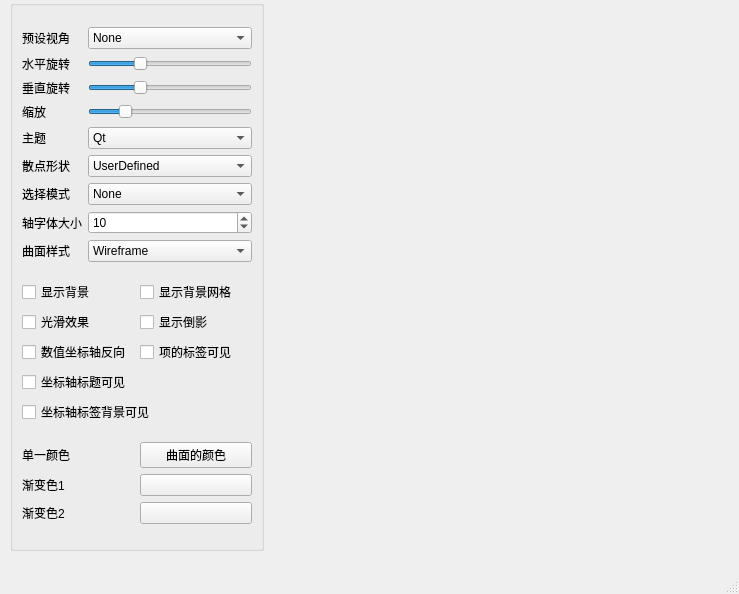
<?xml version="1.0" encoding="UTF-8"?>
<ui version="4.0">
 <class>MainWindow</class>
 <widget class="QMainWindow" name="MainWindow">
  <property name="geometry">
   <rect>
    <x>0</x>
    <y>0</y>
    <width>739</width>
    <height>594</height>
   </rect>
  </property>
  <property name="windowTitle">
   <string>MainWindow</string>
  </property>
  <widget class="QWidget" name="centralwidget">
   <widget class="QGroupBox" name="groupBox">
    <property name="geometry">
     <rect>
      <x>10</x>
      <y>0</y>
      <width>254</width>
      <height>551</height>
     </rect>
    </property>
    <property name="title">
     <string/>
    </property>
    <layout class="QVBoxLayout" name="verticalLayout">
     <item>
      <layout class="QGridLayout" name="gridLayout">
       <item row="5" column="0">
        <widget class="QLabel" name="barLabel">
         <property name="text">
          <string>散点形状</string>
         </property>
        </widget>
       </item>
       <item row="7" column="1">
        <widget class="QSpinBox" name="fontSpinBox">
         <property name="value">
          <number>10</number>
         </property>
        </widget>
       </item>
       <item row="3" column="0">
        <widget class="QLabel" name="scaleLabel">
         <property name="text">
          <string>缩放</string>
         </property>
        </widget>
       </item>
       <item row="2" column="0">
        <widget class="QLabel" name="vSpinLabel">
         <property name="text">
          <string>垂直旋转</string>
         </property>
        </widget>
       </item>
       <item row="2" column="1">
        <widget class="QSlider" name="vSpinSlider">
         <property name="sliderPosition">
          <number>30</number>
         </property>
         <property name="orientation">
          <enum>Qt::Orientation::Horizontal</enum>
         </property>
        </widget>
       </item>
       <item row="0" column="0">
        <widget class="QLabel" name="sightLabel">
         <property name="text">
          <string>预设视角</string>
         </property>
        </widget>
       </item>
       <item row="7" column="0">
        <widget class="QLabel" name="fontLabel">
         <property name="text">
          <string>轴字体大小</string>
         </property>
        </widget>
       </item>
       <item row="6" column="0">
        <widget class="QLabel" name="selectLabel">
         <property name="text">
          <string>选择模式</string>
         </property>
        </widget>
       </item>
       <item row="4" column="0">
        <widget class="QLabel" name="themeLabel">
         <property name="text">
          <string>主题</string>
         </property>
        </widget>
       </item>
       <item row="6" column="1">
        <widget class="QComboBox" name="selectComboBox">
         <item>
          <property name="text">
           <string>None</string>
          </property>
         </item>
         <item>
          <property name="text">
           <string>Item</string>
          </property>
         </item>
         <item>
          <property name="text">
           <string>RowSlice</string>
          </property>
         </item>
         <item>
          <property name="text">
           <string>ColumnSlice</string>
          </property>
         </item>
        </widget>
       </item>
       <item row="3" column="1">
        <widget class="QSlider" name="scaleSlider">
         <property name="maximum">
          <number>500</number>
         </property>
         <property name="sliderPosition">
          <number>99</number>
         </property>
         <property name="orientation">
          <enum>Qt::Orientation::Horizontal</enum>
         </property>
        </widget>
       </item>
       <item row="0" column="1">
        <widget class="QComboBox" name="sightComboBox">
         <item>
          <property name="text">
           <string>None</string>
          </property>
         </item>
         <item>
          <property name="text">
           <string>FrontLow</string>
          </property>
         </item>
         <item>
          <property name="text">
           <string>Front</string>
          </property>
         </item>
         <item>
          <property name="text">
           <string>FrontHigh</string>
          </property>
         </item>
         <item>
          <property name="text">
           <string>LeftLow</string>
          </property>
         </item>
         <item>
          <property name="text">
           <string>Left</string>
          </property>
         </item>
         <item>
          <property name="text">
           <string>LeftHigh</string>
          </property>
         </item>
         <item>
          <property name="text">
           <string>RightLow</string>
          </property>
         </item>
         <item>
          <property name="text">
           <string>Right</string>
          </property>
         </item>
         <item>
          <property name="text">
           <string>RightHigh</string>
          </property>
         </item>
         <item>
          <property name="text">
           <string>BehindLow</string>
          </property>
         </item>
         <item>
          <property name="text">
           <string>Behind</string>
          </property>
         </item>
         <item>
          <property name="text">
           <string>BehindHigh</string>
          </property>
         </item>
         <item>
          <property name="text">
           <string>IsometricLeft</string>
          </property>
         </item>
         <item>
          <property name="text">
           <string>IsometricLeftHigh</string>
          </property>
         </item>
         <item>
          <property name="text">
           <string>IsometricRight</string>
          </property>
         </item>
         <item>
          <property name="text">
           <string>IsometricRightHigh</string>
          </property>
         </item>
         <item>
          <property name="text">
           <string>DirectlyAbove</string>
          </property>
         </item>
         <item>
          <property name="text">
           <string>DirectlyAboveCW45</string>
          </property>
         </item>
         <item>
          <property name="text">
           <string>DirectlyAboveCCW45</string>
          </property>
         </item>
         <item>
          <property name="text">
           <string>FrontBelow</string>
          </property>
         </item>
         <item>
          <property name="text">
           <string>LeftBelow</string>
          </property>
         </item>
         <item>
          <property name="text">
           <string>RightBelow</string>
          </property>
         </item>
         <item>
          <property name="text">
           <string>BehindBelow</string>
          </property>
         </item>
         <item>
          <property name="text">
           <string>DirectlyBelow</string>
          </property>
         </item>
        </widget>
       </item>
       <item row="5" column="1">
        <widget class="QComboBox" name="barComboBox">
         <item>
          <property name="text">
           <string>UserDefined</string>
          </property>
         </item>
         <item>
          <property name="text">
           <string>Bar</string>
          </property>
         </item>
         <item>
          <property name="text">
           <string>Cube</string>
          </property>
         </item>
         <item>
          <property name="text">
           <string>Pyramid</string>
          </property>
         </item>
         <item>
          <property name="text">
           <string>Cone</string>
          </property>
         </item>
         <item>
          <property name="text">
           <string>Cylinder</string>
          </property>
         </item>
         <item>
          <property name="text">
           <string>BevelBar</string>
          </property>
         </item>
         <item>
          <property name="text">
           <string>BevelCube</string>
          </property>
         </item>
         <item>
          <property name="text">
           <string>Sphere</string>
          </property>
         </item>
         <item>
          <property name="text">
           <string>Minimal</string>
          </property>
         </item>
         <item>
          <property name="text">
           <string>Arrow</string>
          </property>
         </item>
         <item>
          <property name="text">
           <string>Point</string>
          </property>
         </item>
        </widget>
       </item>
       <item row="1" column="1">
        <widget class="QSlider" name="hSpinSlider">
         <property name="sliderPosition">
          <number>30</number>
         </property>
         <property name="orientation">
          <enum>Qt::Orientation::Horizontal</enum>
         </property>
         <property name="tickPosition">
          <enum>QSlider::TickPosition::NoTicks</enum>
         </property>
        </widget>
       </item>
       <item row="4" column="1">
        <widget class="QComboBox" name="themeComboBox">
         <item>
          <property name="text">
           <string>Qt</string>
          </property>
         </item>
         <item>
          <property name="text">
           <string>PrimaryColors</string>
          </property>
         </item>
         <item>
          <property name="text">
           <string>Digia</string>
          </property>
         </item>
         <item>
          <property name="text">
           <string>StoneMoss</string>
          </property>
         </item>
         <item>
          <property name="text">
           <string>ArmyBlue</string>
          </property>
         </item>
         <item>
          <property name="text">
           <string>Retro</string>
          </property>
         </item>
         <item>
          <property name="text">
           <string>Ebony</string>
          </property>
         </item>
         <item>
          <property name="text">
           <string>Isabelle</string>
          </property>
         </item>
         <item>
          <property name="text">
           <string>UserDefined</string>
          </property>
         </item>
        </widget>
       </item>
       <item row="1" column="0">
        <widget class="QLabel" name="hSpinLabel">
         <property name="text">
          <string>水平旋转</string>
         </property>
        </widget>
       </item>
       <item row="8" column="0">
        <widget class="QLabel" name="surfaceLabel">
         <property name="text">
          <string>曲面样式</string>
         </property>
        </widget>
       </item>
       <item row="8" column="1">
        <widget class="QComboBox" name="surfaceComboBox">
         <item>
          <property name="text">
           <string>Wireframe</string>
          </property>
         </item>
         <item>
          <property name="text">
           <string>Surface</string>
          </property>
         </item>
         <item>
          <property name="text">
           <string>SurfaceAndWireframe</string>
          </property>
         </item>
        </widget>
       </item>
      </layout>
     </item>
     <item>
      <layout class="QGridLayout" name="gridLayout_3">
       <item row="0" column="0">
        <widget class="QCheckBox" name="backgroundCheckBox">
         <property name="text">
          <string>显示背景</string>
         </property>
        </widget>
       </item>
       <item row="0" column="1">
        <widget class="QCheckBox" name="gridCheckBox">
         <property name="text">
          <string>显示背景网格</string>
         </property>
        </widget>
       </item>
       <item row="1" column="0">
        <widget class="QCheckBox" name="smoothCheckBox">
         <property name="text">
          <string>光滑效果</string>
         </property>
        </widget>
       </item>
       <item row="1" column="1">
        <widget class="QCheckBox" name="invertShadeCheckBox">
         <property name="text">
          <string>显示倒影</string>
         </property>
        </widget>
       </item>
       <item row="2" column="0">
        <widget class="QCheckBox" name="invertValueCheckBox">
         <property name="text">
          <string>数值坐标轴反向</string>
         </property>
        </widget>
       </item>
       <item row="2" column="1">
        <widget class="QCheckBox" name="itemLabelCheckBox">
         <property name="text">
          <string>项的标签可见</string>
         </property>
        </widget>
       </item>
       <item row="3" column="0" colspan="2">
        <widget class="QCheckBox" name="axisTitleCheckBox">
         <property name="text">
          <string>坐标轴标题可见</string>
         </property>
        </widget>
       </item>
       <item row="4" column="0" colspan="2">
        <widget class="QCheckBox" name="axisLabelCheckBox">
         <property name="text">
          <string>坐标轴标签背景可见</string>
         </property>
        </widget>
       </item>
      </layout>
     </item>
     <item>
      <layout class="QGridLayout" name="gridLayout_2">
       <item row="0" column="0">
        <widget class="QLabel" name="colorLabel">
         <property name="text">
          <string>单一颜色</string>
         </property>
        </widget>
       </item>
       <item row="0" column="1">
        <widget class="QPushButton" name="itemBtn">
         <property name="text">
          <string>曲面的颜色</string>
         </property>
        </widget>
       </item>
       <item row="1" column="0">
        <widget class="QLabel" name="colorGradLabel">
         <property name="text">
          <string>渐变色1</string>
         </property>
        </widget>
       </item>
       <item row="1" column="1">
        <widget class="QPushButton" name="itemGradBtn1">
         <property name="text">
          <string/>
         </property>
        </widget>
       </item>
       <item row="2" column="0">
        <widget class="QLabel" name="colorGradLabel2">
         <property name="text">
          <string>渐变色2</string>
         </property>
        </widget>
       </item>
       <item row="2" column="1">
        <widget class="QPushButton" name="itemGradBtn2">
         <property name="text">
          <string/>
         </property>
        </widget>
       </item>
      </layout>
     </item>
    </layout>
   </widget>
  </widget>
  <widget class="QStatusBar" name="statusbar"/>
 </widget>
 <resources>
  <include location="../resources/res.qrc"/>
 </resources>
 <connections/>
</ui>
